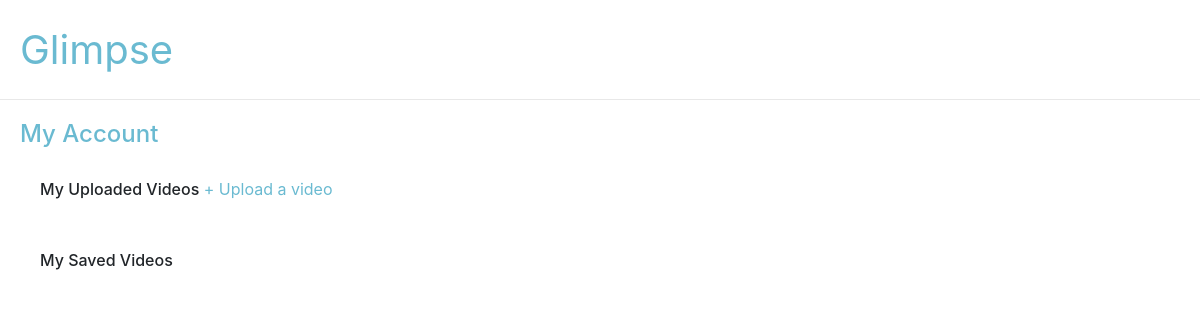
The page /account (signed in) on the database as committed earlier.
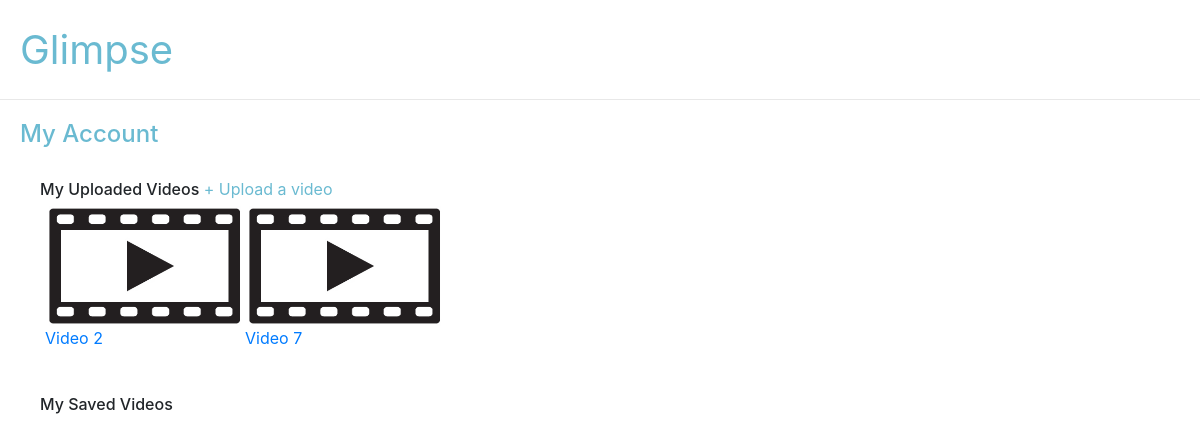
The same page on the database as committed later.
### main/models.py (models this page shows, shortened)
class Video(models.Model):
    title = models.CharField(max_length=100)
    file = models.FileField(null=True)
    uploader = models.ForeignKey(User, null=True, on_delete=models.CASCADE, related_name='uploaded_videos')
    categories = models.ManyToManyField(Category, related_name='videos')
    funcs = models.ManyToManyField(Func, related_name='videos')
    experiences = models.ManyToManyField(Experience, related_name='videos')
    jobtypes = models.ManyToManyField(Jobtype, related_name='videos')
    savers = models.ManyToManyField(User, related_name='saved_videos')

### main/views.py (the view)
# urls.py: path('account', views.account, name='account'),
def account(request):
    uploaded_videos = Video.objects.filter(uploader=request.user)
    saved_videos = Video.objects.filter(savers=request.user)
    context = {
        'uploaded_videos': uploaded_videos,
        'saved_videos': saved_videos,
    }
    return render(request, 'main/account.html', context)

### main/templates/main/account.html (shortened to what this page needs)
{% extends 'main/layout.html' %}
{% load static %}
{% block content %}
    <div style='padding:20px'>
        <h4 style='color:#6abad1'>My Account</h4>
        <div>
            <div style='padding: 20px'>
                <h6 style='display:inline'>My Uploaded Videos</h6>
                <a href='{% url 'upload' %}' style='color:#6abad1'>+ Upload a video</a>
                <div class='video-grid'>
                    {% for video in uploaded_videos %}
                        <div class='video-item'>
                            <div class='thumbnail'>
                                <a class='thumbnail' href='{% url 'edit' video.id %}'>
                                    <img src='{% static 'main/thumbnail.png' %}'>
                                </a>
                            </div>
                            <a href='{% url 'edit' video.id %}'>{{ video.title }}</a>
                        </div>
                    {% endfor %}
                </div>
            </div>
            <div style='padding: 20px'>
                <h6>My Saved Videos</h6>
                <div class='video-grid'>
                </div>
            </div>
        </div>
    </div>
{% endblock %}

### main/templates/main/layout.html (shortened to what this page needs)
<!DOCTYPE html>
<html>
    <head>
        <link rel="stylesheet" href="https://stackpath.bootstrapcdn.com/bootstrap/4.1.3/css/bootstrap.min.css">
    </head>
    <body>
        <div class="header">
            <div id='logo'>
                <a style='font-size:40px; color:#6abad1' href='{% url 'index' %}'>Glimpse</a>
            </div>
        </div>
        <div class="content">
            {% block content %}
            {% endblock %}
        </div>
    </body>
</html>

### main/templates/main/layout.html (style rules this page uses)
.header { padding: 20px; border-bottom: 1px solid #e8e8e8; height: 100px; }
#logo { float: left; width: 25% }
.video-grid { display: flex; flex-wrap: wrap; padding: 5px; }
.thumbnail { width: 200px; height: 120px; }
.thumbnail img { width: 100%; height: 100%; }

Rows that differ between the two databases and show on the page:
now on this page (row edited): Video: title "Video 2"
added Video: title "Video 7"
